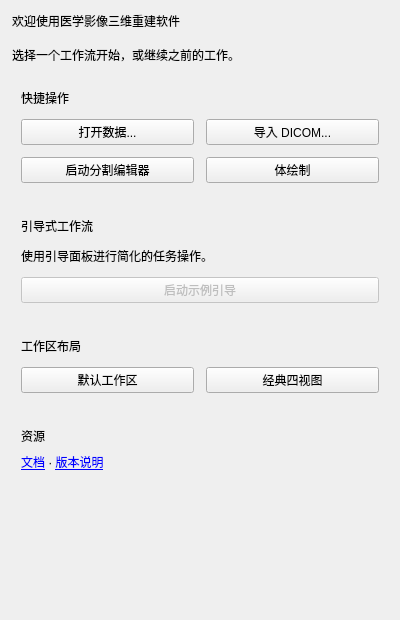
<?xml version="1.0" encoding="UTF-8"?>
<ui version="4.0">
 <class>Home</class>
 <widget class="qSlicerWidget" name="Home">
  <property name="geometry">
   <rect>
    <x>0</x>
    <y>0</y>
    <width>400</width>
    <height>620</height>
   </rect>
  </property>
  <layout class="QVBoxLayout" name="verticalLayout">
   <property name="spacing">
    <number>16</number>
   </property>
   <property name="leftMargin">
    <number>12</number>
   </property>
   <property name="topMargin">
    <number>12</number>
   </property>
   <property name="rightMargin">
    <number>12</number>
   </property>
   <property name="bottomMargin">
    <number>12</number>
   </property>
   <item>
    <widget class="QLabel" name="titleLabel">
     <property name="text">
      <string>欢迎使用医学影像三维重建软件</string>
     </property>
     <property name="alignment">
      <set>Qt::AlignLeft|Qt::AlignTop</set>
     </property>
     <property name="wordWrap">
      <bool>true</bool>
     </property>
    </widget>
   </item>
   <item>
    <widget class="QLabel" name="taglineLabel">
     <property name="text">
      <string>选择一个工作流开始，或继续之前的工作。</string>
     </property>
     <property name="alignment">
      <set>Qt::AlignLeft|Qt::AlignVCenter</set>
     </property>
     <property name="wordWrap">
      <bool>true</bool>
     </property>
    </widget>
   </item>
   <item>
    <widget class="QFrame" name="quickActionsFrame">
     <property name="frameShape">
      <enum>QFrame::NoFrame</enum>
     </property>
     <property name="frameShadow">
      <enum>QFrame::Plain</enum>
     </property>
     <layout class="QGridLayout" name="quickActionsLayout">
      <property name="horizontalSpacing">
       <number>12</number>
      </property>
      <property name="verticalSpacing">
       <number>12</number>
      </property>
      <item row="0" column="0" colspan="2">
       <widget class="QLabel" name="quickActionsLabel">
        <property name="text">
         <string>快捷操作</string>
        </property>
        <property name="alignment">
         <set>Qt::AlignLeft|Qt::AlignVCenter</set>
        </property>
       </widget>
      </item>
      <item row="1" column="0">
       <widget class="QPushButton" name="openDataButton">
        <property name="text">
         <string>打开数据...</string>
        </property>
        <property name="toolTip">
         <string>浏览并加载影像数据或场景文件。</string>
        </property>
       </widget>
      </item>
      <item row="1" column="1">
       <widget class="QPushButton" name="loadDicomButton">
        <property name="text">
         <string>导入 DICOM...</string>
        </property>
        <property name="toolTip">
         <string>打开 DICOM 浏览器导入检查数据。</string>
        </property>
       </widget>
      </item>
      <item row="2" column="0">
       <widget class="QPushButton" name="segmentEditorButton">
        <property name="text">
         <string>启动分割编辑器</string>
        </property>
        <property name="toolTip">
         <string>直接进入分割编辑器模块。</string>
        </property>
       </widget>
      </item>
      <item row="2" column="1">
       <widget class="QPushButton" name="volumeRenderingButton">
        <property name="text">
         <string>体绘制</string>
        </property>
        <property name="toolTip">
         <string>进入体绘制预设和控制界面。</string>
        </property>
       </widget>
      </item>
     </layout>
    </widget>
   </item>
   <item>
    <widget class="QFrame" name="workflowFrame">
     <property name="frameShape">
      <enum>QFrame::NoFrame</enum>
     </property>
     <property name="frameShadow">
      <enum>QFrame::Plain</enum>
     </property>
     <layout class="QVBoxLayout" name="workflowLayout">
      <property name="spacing">
       <number>12</number>
      </property>
      <item>
       <widget class="QLabel" name="workflowLabel">
        <property name="text">
         <string>引导式工作流</string>
        </property>
        <property name="alignment">
         <set>Qt::AlignLeft|Qt::AlignVCenter</set>
        </property>
       </widget>
      </item>
      <item>
       <widget class="QLabel" name="workflowHintLabel">
        <property name="text">
         <string>使用引导面板进行简化的任务操作。</string>
        </property>
        <property name="alignment">
         <set>Qt::AlignLeft|Qt::AlignVCenter</set>
        </property>
        <property name="wordWrap">
         <bool>true</bool>
        </property>
       </widget>
      </item>
      <item>
       <widget class="QPushButton" name="launchGuideletButton">
        <property name="text">
         <string>启动示例引导</string>
        </property>
        <property name="toolTip">
         <string>打开脚本式引导占位模块。</string>
        </property>
        <property name="enabled">
         <bool>false</bool>
        </property>
       </widget>
      </item>
     </layout>
    </widget>
   </item>
   <item>
    <widget class="QFrame" name="layoutFrame">
     <property name="frameShape">
      <enum>QFrame::NoFrame</enum>
     </property>
     <property name="frameShadow">
      <enum>QFrame::Plain</enum>
     </property>
     <layout class="QVBoxLayout" name="layoutButtonsLayout">
      <property name="spacing">
       <number>12</number>
      </property>
      <item>
       <widget class="QLabel" name="layoutLabel">
        <property name="text">
         <string>工作区布局</string>
        </property>
        <property name="alignment">
         <set>Qt::AlignLeft|Qt::AlignVCenter</set>
        </property>
       </widget>
      </item>
      <item>
       <layout class="QHBoxLayout" name="layoutButtonRow">
        <property name="spacing">
         <number>12</number>
        </property>
        <item>
         <widget class="QPushButton" name="workspaceLayoutButton">
          <property name="text">
           <string>默认工作区</string>
          </property>
          <property name="toolTip">
           <string>三维视图配合轴位和矢状位切片。</string>
          </property>
          <property name="checkable">
           <bool>true</bool>
          </property>
         </widget>
        </item>
        <item>
         <widget class="QPushButton" name="fourUpLayoutButton">
          <property name="text">
           <string>经典四视图</string>
          </property>
          <property name="toolTip">
           <string>恢复标准的2D/3D分析布局。</string>
          </property>
          <property name="checkable">
           <bool>true</bool>
          </property>
         </widget>
        </item>
       </layout>
      </item>
     </layout>
    </widget>
   </item>
   <item>
    <widget class="QFrame" name="resourcesFrame">
     <property name="frameShape">
      <enum>QFrame::NoFrame</enum>
     </property>
     <property name="frameShadow">
      <enum>QFrame::Plain</enum>
     </property>
     <layout class="QVBoxLayout" name="resourcesLayout">
      <property name="spacing">
       <number>8</number>
      </property>
      <item>
       <widget class="QLabel" name="resourcesLabel">
        <property name="text">
         <string>资源</string>
        </property>
        <property name="alignment">
         <set>Qt::AlignLeft|Qt::AlignVCenter</set>
        </property>
       </widget>
      </item>
      <item>
       <widget class="QLabel" name="resourcesLinksLabel">
        <property name="text">
         <string>&lt;a href=&quot;https://alicelabs.com/docs&quot;&gt;文档&lt;/a&gt; · &lt;a href=&quot;https://alicelabs.com/changelog&quot;&gt;版本说明&lt;/a&gt;</string>
        </property>
        <property name="textFormat">
         <enum>Qt::RichText</enum>
        </property>
        <property name="openExternalLinks">
         <bool>true</bool>
        </property>
        <property name="alignment">
         <set>Qt::AlignLeft|Qt::AlignVCenter</set>
        </property>
        <property name="wordWrap">
         <bool>true</bool>
        </property>
       </widget>
      </item>
     </layout>
    </widget>
   </item>
   <item>
    <spacer name="verticalSpacer">
     <property name="orientation">
      <enum>Qt::Vertical</enum>
     </property>
     <property name="sizeType">
      <enum>QSizePolicy::Expanding</enum>
     </property>
     <property name="sizeHint" stdset="0">
      <size>
       <width>20</width>
       <height>40</height>
      </size>
     </property>
    </spacer>
   </item>
  </layout>
 </widget>
 <customwidgets>
  <customwidget>
   <class>qSlicerWidget</class>
   <extends>QWidget</extends>
   <header>qSlicerWidget.h</header>
   <container>1</container>
  </customwidget>
 </customwidgets>
 <resources/>
 <connections/>
</ui>
